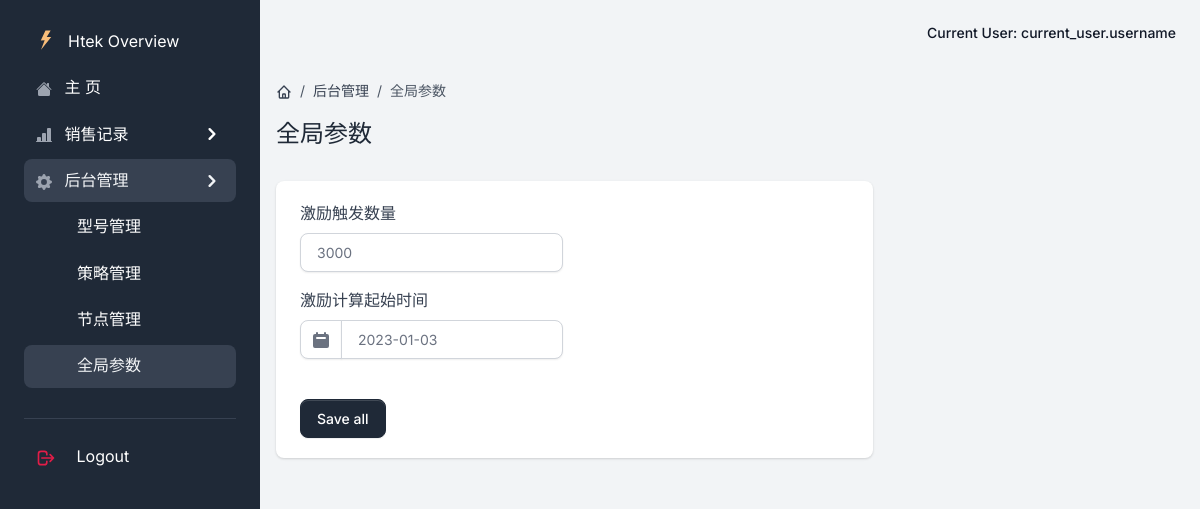
Page /admin_global on the earlier database version.
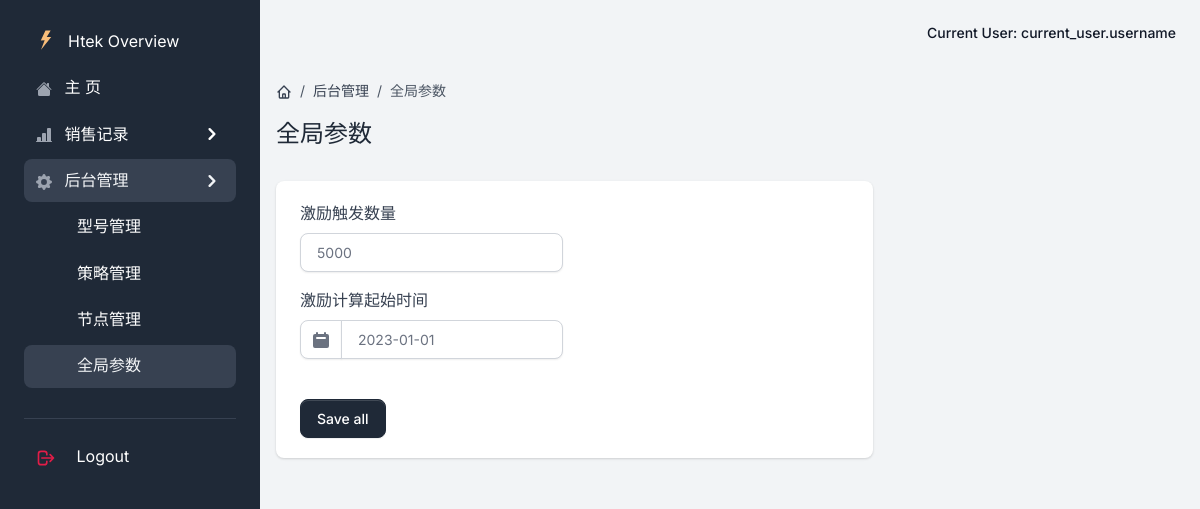
Same page on the later database version.
### app/models.py (models this page shows)
class Global(db.Model):  # 全局配置表
    __tablename__ = 'Global'
    id = db.Column(db.Integer, primary_key=True, autoincrement=True)
    key = db.Column(db.String(64), unique=True, nullable=False)
    value = db.Column(db.String(64), nullable=False)

### app/admin/views.py (the view, shortened to what this page needs)
class GlobalView(MethodView):
    def get(self):
        data = DataBaseUtils.get_global_settings()
        return render_template('admin/global.html', segment='admin_global', data=data)

### app/__init__.py (called while the page is built)
@login_manager.request_loader
def request_loader(request):
    username = request.form.get('username')
    user = {'name': 'yaki', 'f': 'request_loder'}
    return user if user else None

def configure_database(app):
    @app.before_first_request
    def initialize_database():
        try:
            db.create_all()
        except Exception as e:
            print('> Error: DBMS Exception: ' + str(e))
            basedir = os.path.abspath(os.path.dirname(__file__))
            app.config['SQLALCHEMY_DATABASE_URI'] = SQLALCHEMY_DATABASE_URI = 'sqlite:///../DataBase/db.sqlite3'
            print('> Fallback to SQLite ')
            db.create_all()
    @app.teardown_request
    def shutdown_session(exception=None):
        db.session.remove()

### app/models.py (called while the page is built)
    @staticmethod
    def get_global_settings():
        settings = Global.query.all()
        setting = {}
        for s in settings:
            setting[s.key] = s.value
        return setting

### app/templates/admin/global.html (shortened to what this page needs)
{% extends "base/base.html" %}
{% block content %}
    <div class="py-4">
      <nav aria-label="breadcrumb" class="d-none d-md-inline-block">
          <ol class="breadcrumb breadcrumb-dark breadcrumb-transparent">
              <li class="breadcrumb-item">
                  <a href="{{url_for('home.home')}}">
                  </a>
              </li>
              <li class="breadcrumb-item"><a href="{{url_for('admin.model')}}">后台管理</a></li>
              <li class="breadcrumb-item active" aria-current="page">全局参数</li>
          </ol>
      </nav>
      <div class="d-flex justify-content-between w-100 flex-wrap">
          <div class="mb-3 mb-lg-0">
              <h1 class="h4">全局参数</h1>
          </div>
      </div>
  </div>
    <div class="row">
        <div class="col-12 col-xl-8">
            <div class="card card-body border-0 shadow mb-4">
                <form method="post">
                    <div class="row">
                        <div class="col-md-6 mb-3">
                            <div>
                                <label for="start_number">激励触发数量</label>
                                <input class="form-control" id="start_number" name="start_number" type="text" value="{{data['start_number']}}" required>
                            </div>
                        </div>
                    </div>
                    <div class="row align-items-center">
                        <div class="col-md-6 mb-3">
                            <label for="start_time">激励计算起始时间</label>
                            <div class="input-group">
                                <span class="input-group-text">
                                    <svg class="icon icon-xs" fill="currentColor" viewBox="0 0 20 20" xmlns="http://www.w3.org/2000/svg"><path fill-rule="evenodd" d="M6 2a1 1 0 00-1 1v1H4a2 2 0 00-2 2v10a2 2 0 002 2h12a2 2 0 002-2V6a2 2 0 00-2-2h-1V3a1 1 0 10-2 0v1H7V3a1 1 0 00-1-1zm0 5a1 1 0 000 2h8a1 1 0 100-2H6z" clip-rule="evenodd"></path></svg>
                                </span>
                                <input data-datepicker="" class="form-control" id="start_time" name="start_time" type="text" value="{{data['start_time']}}" required>
                              </div>
                        </div>
                    </div>
                    <div class="mt-3">
                        <button class="btn btn-gray-800 mt-2 animate-up-2" type="button" onclick="submit_global()">Save all</button>
                    </div>
                </form>
            </div>
        </div>
    </div>
{% endblock content %}

### app/templates/base/base.html (shortened to what this page needs)
<!DOCTYPE html>
<html lang="en">
<head>
<link type="text/css" href="{{ config.ASSETS_ROOT }}/css/volt.css" rel="stylesheet">
</head>
<body>
    {% include 'includes/sidebar.html' %}
    <main class="content">
      {% include 'includes/navigation.html' %}
      {% block content %}{% endblock content %}
    </main>
</body>
</html>

### app/templates/includes/sidebar.html (shortened to what this page needs)
        <nav id="sidebarMenu" class="sidebar d-lg-block bg-gray-800 text-white collapse" data-simplebar>
          <div class="sidebar-inner px-4 pt-3">
            <ul class="nav flex-column pt-3 pt-md-0">
              <li class="nav-item">
                <a href="/" class="nav-link d-flex align-items-center">
                  <span class="sidebar-icon">
                    <img src="{{ config.ASSETS_ROOT }}/img/brand/light.svg" height="20" width="20" alt="Volt Logo">
                  </span>
                  <span class="mt-1 ms-1 sidebar-text">Htek Overview</span>
                </a>
              </li>
              <li class="nav-item {% if 'dashboard' in segment %} active {% endif %}">
                <a href="{{url_for('home.home')}}" class="nav-link">
                  <span class="sidebar-icon">
                  </span>
                  <span class="sidebar-text">主 页</span>
                </a>
              </li>
              <li class="nav-item {% if 'excitation_' in segment %} active {% endif %}">
                <span
                  class="nav-link  collapsed  d-flex justify-content-between align-items-center"
                  data-bs-toggle="collapse" data-bs-target="#submenu-home">
                  <span>
                    <span class="sidebar-icon">
                      <svg xmlns="http://www.w3.org/2000/svg" width="16" height="16" fill="currentColor" class="bi bi-bar-chart-line-fill" viewBox="0 0 16 16"><path d="M11 2a1 1 0 0 1 1-1h2a1 1 0 0 1 1 1v12h.5a.5.5 0 0 1 0 1H.5a.5.5 0 0 1 0-1H1v-3a1 1 0 0 1 1-1h2a1 1 0 0 1 1 1v3h1V7a1 1 0 0 1 1-1h2a1 1 0 0 1 1 1v7h1V2z"></path></svg>
                    </span>
                    <span class="sidebar-text">销售记录</span>
                  </span>
                  <span class="link-arrow">
                    <svg class="icon icon-sm" fill="currentColor" viewBox="0 0 20 20" xmlns="http://www.w3.org/2000/svg"><path fill-rule="evenodd" d="M7.293 14.707a1 1 0 010-1.414L10.586 10 7.293 6.707a1 1 0 011.414-1.414l4 4a1 1 0 010 1.414l-4 4a1 1 0 01-1.414 0z" clip-rule="evenodd"></path></svg>
                  </span>
                </span>
              </li>
              <li class="nav-item {% if 'admin_' in segment %} active {% endif %}">
                <span
                  class="nav-link  collapsed  d-flex justify-content-between align-items-center"
                  data-bs-toggle="collapse" data-bs-target="#submenu-app">
                  <span>
                    <span class="sidebar-icon">
                    </span>
                    <span class="sidebar-text">后台管理</span>
                  </span>
                  <span class="link-arrow">
                    <svg class="icon icon-sm" fill="currentColor" viewBox="0 0 20 20" xmlns="http://www.w3.org/2000/svg"><path fill-rule="evenodd" d="M7.293 14.707a1 1 0 010-1.414L10.586 10 7.293 6.707a1 1 0 011.414-1.414l4 4a1 1 0 010 1.414l-4 4a1 1 0 01-1.414 0z" clip-rule="evenodd"></path></svg>
                  </span>
                </span>
                <div class="multi-level collapse {% if 'admin_' in segment %} show {% endif %}"
                  role="list" id="submenu-app" aria-expanded="false">
                  <ul class="flex-column nav">
                    <li class="nav-item {% if 'admin_model' in segment %} active {% endif %}">
                      <a class="nav-link" href="{{url_for('admin.model')}}">
                        <span class="sidebar-text">型号管理</span>
                      </a>
                    </li>
                    <li class="nav-item {% if 'admin_excitation' in segment %} active {% endif %}">
                      <a class="nav-link" href="{{url_for('admin.excitation')}}">
                        <span class="sidebar-text">策略管理</span>
                      </a>
                    </li>
                    <li class="nav-item {% if 'admin_node' in segment %} active {% endif %}">
                      <a class="nav-link" href="{{url_for('admin.node')}}">
                        <span class="sidebar-text">节点管理</span>
                      </a>
                    </li>
                    <li class="nav-item {% if 'admin_global' in segment %} active {% endif %}">
                      <a class="nav-link" href="{{url_for('admin.global')}}">
                        <span class="sidebar-text">全局参数</span>
                      </a>
                    </li>
                  </ul>
                </div>
              </li>
              <li role="separator" class="dropdown-divider mt-4 mb-3 border-gray-700"></li>
              <li class="nav-item">
                <a href="{{url_for('home.logout')}}" class="nav-link">
                    <span class="sidebar-icon">
                        <svg class="icon icon-xs text-danger me-2" fill="none" stroke="currentColor" viewBox="0 0 24 24" xmlns="http://www.w3.org/2000/svg">
                            <path stroke-linecap="round" stroke-linejoin="round" stroke-width="2" d="M17 16l4-4m0 0l-4-4m4 4H7m6 4v1a3 3 0 01-3 3H6a3 3 0 01-3-3V7a3 3 0 013-3h4a3 3 0 013 3v1"></path>
                        </svg>
                    </span>
                    <span class="sidebar-text">Logout</span>
                </a>
              </li>
            </ul>
          </div>
        </nav>

### app/templates/includes/navigation.html (shortened to what this page needs)
<nav class="navbar navbar-top navbar-expand navbar-dashboard navbar-dark ps-0 pe-2 pb-0">
              <div class="container-fluid px-0">
                <div class="d-flex justify-content-between w-100" id="navbarSupportedContent">
                  <ul class="navbar-nav align-items-center">
                    <li class="nav-item dropdown ms-lg-3">
                      <a class="nav-link dropdown-toggle pt-1 px-0" href="#" role="button" data-bs-toggle="dropdown" aria-expanded="false">
                        <div class="media d-flex align-items-center">
                          <div class="media-body ms-2 text-dark align-items-center d-none d-lg-block">
                            <span class="mb-0 font-small fw-bold text-gray-900">
                              Current User: <strong>current_user.username</strong>
                            </span>
                          </div>
                        </div>
                      </a>
                    </li>
                  </ul>
                </div>
              </div>
            </nav>

Differences in the rows shown:
changed Global (number 1 of 2 on the later page): start_number "3000" → "5000"
changed Global (number 2 of 2 on the later page): start_time "2023-01-03" → "2023-01-01"
